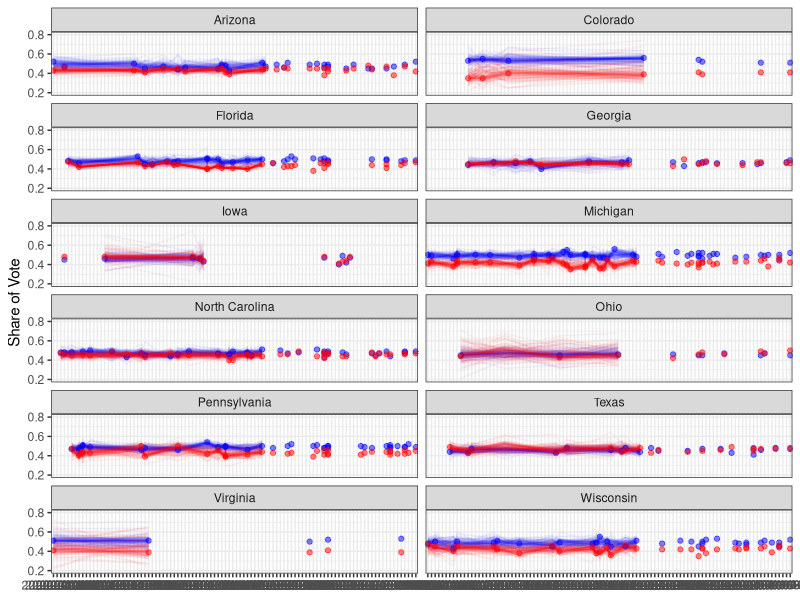
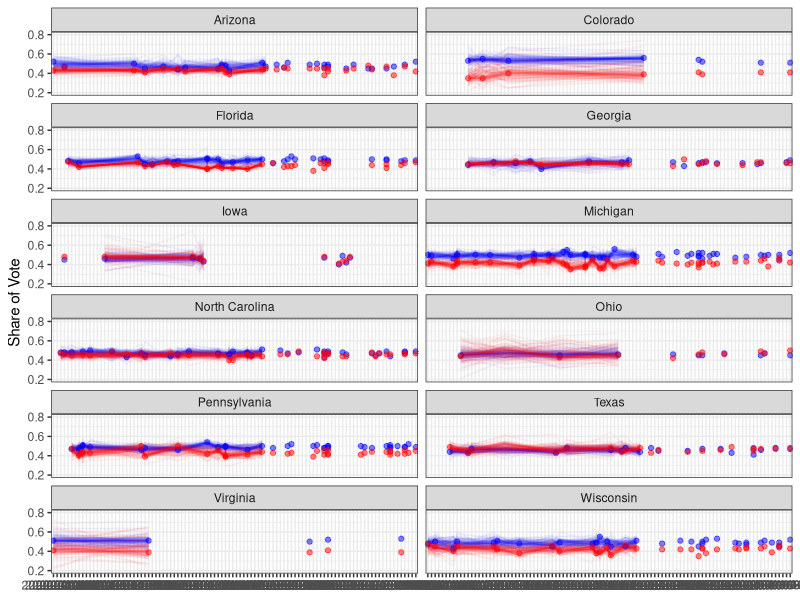

Source code (R) for these figures, in order:
library(ggplot2)

### Load result data
dat = read.csv("data/model_results.csv")

### Load polling data
pdat = read.csv("data/processed_economist_data.csv")


ggplot() +
  geom_line(data = subset(dat, candidate == "Biden"), aes(date, pct, group=factor(sample)), color='blue', alpha=0.05) +
  geom_line(data = subset(dat, candidate == "Trump"), aes(date, pct, group=factor(sample)), color='red', alpha=0.05) +
  geom_smooth(data = subset(dat, candidate == "Trump"), aes(date, pct), color='red', size=0.5, se = FALSE) +
  geom_smooth(data = subset(dat, candidate == "Biden"), aes(date, pct), color='blue', size=0.5, se = FALSE) +
  geom_point(data = subset(pdat, candidate == "Biden"), aes(date, pct), color='blue', alpha=0.5) +
  geom_point(data = subset(pdat, candidate == "Trump"), aes(date, pct), color='red', alpha=0.5) +
  theme_bw() +
  theme(legend.position="none") +
  ylim(.20, .80) +
  labs(x=NULL, y="Share of Vote") +
  facet_wrap(~state, ncol = 2) +
  NULL


ggsave("figures/GP_model_results.png", width=12, height = 16)
